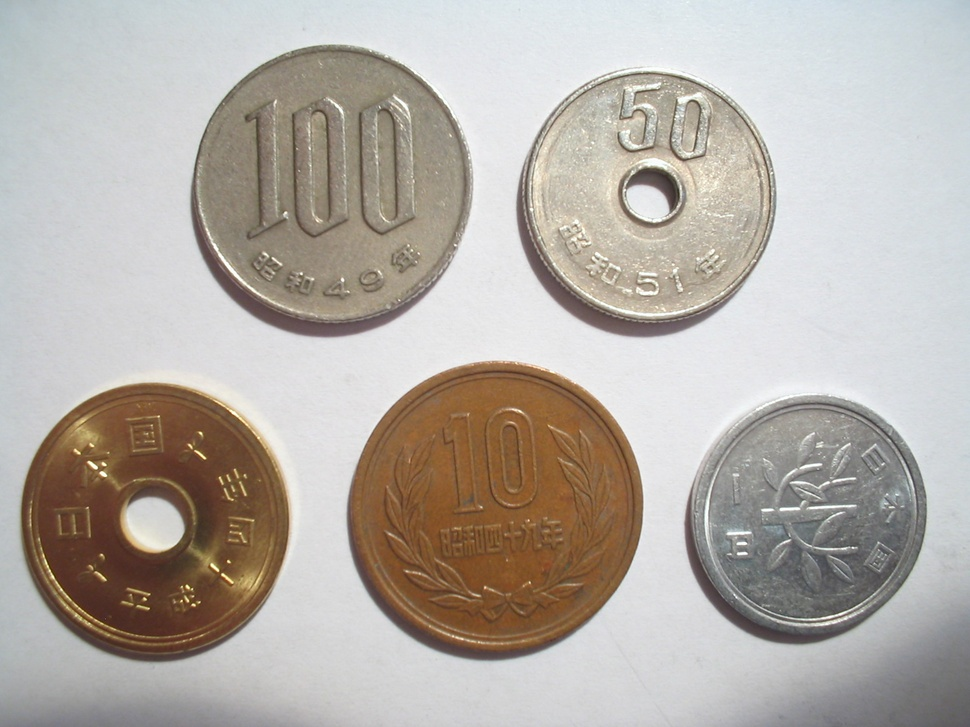
#> input picture coins.jpg, 970 x 727 px, shrunk from 1600 x 1200 before the run
$ python contours.py
#> lines starting #> are read from the running program, lines starting #| are printed output that depends on the picture; after the words box and inside, x2 and y2 are one past the last pixel; in counts of white or black regions, pixels touching at a corner belong together

import numpy as np
import cv2

im = cv2.imread('coins.jpg')
#> im is the input picture: shape (727, 970, 3); mean B, G, R 166.9, 173.8, 180.3
imgray = cv2.cvtColor(im,cv2.COLOR_BGR2GRAY)
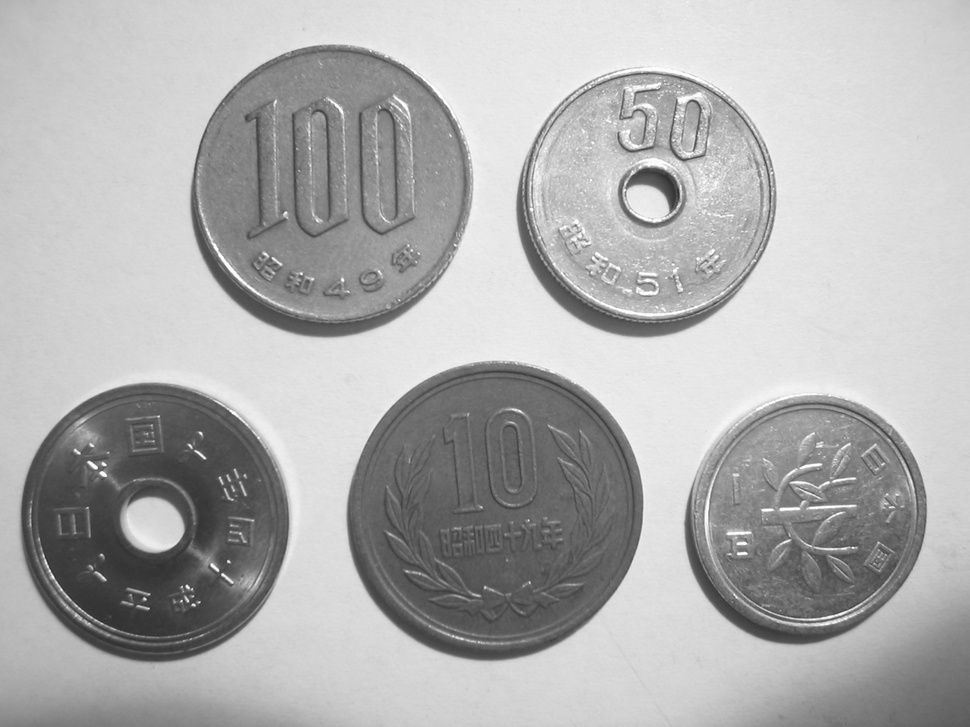
#> imgray: shape (727, 970); min 42, max 255, mean 174.9
ret,thresh = cv2.threshold(imgray,127,255,0)
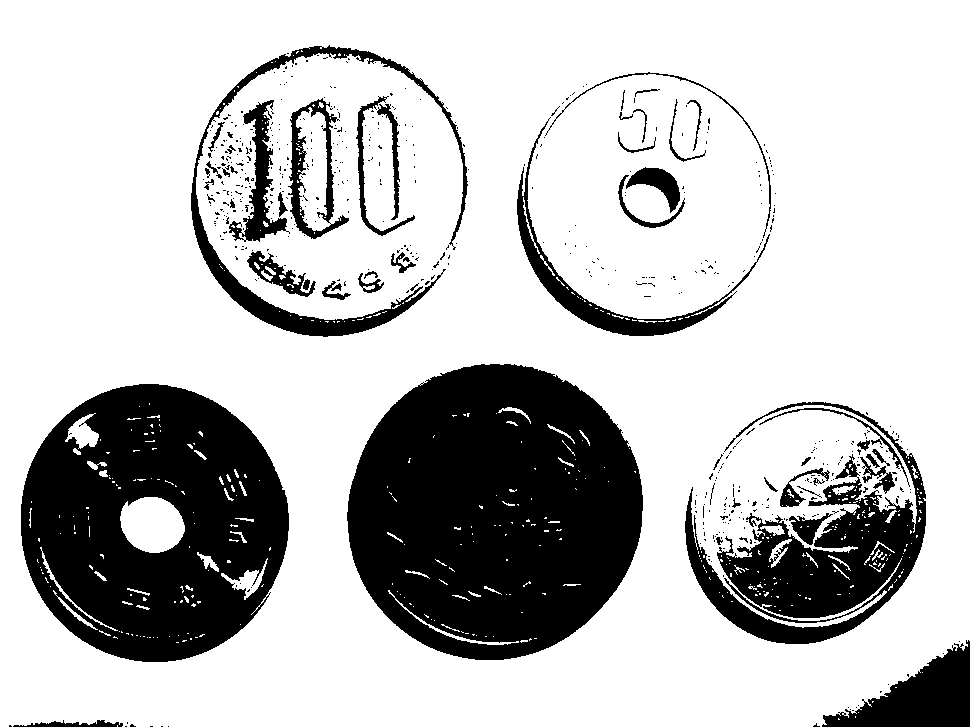
#> thresh: shape (727, 970); 75.3% white; 560 black regions (505 under 20 px)
contours, hierarchy = cv2.findContours(thresh,cv2.RETR_TREE,cv2.CHAIN_APPROX_SIMPLE)
#> contours = 1260 contours, 1151 with area under 20; largest, box (x1, y1, x2, y2) and area: (0, 0, 970, 727) 696666, (346, 363, 644, 661) 68954, (20, 383, 290, 663) 58798, (684, 401, 927, 645) 23314, (190, 44, 469, 338) 8000
img = cv2.drawContours(im, contours, -1, (0,255,0), 3)
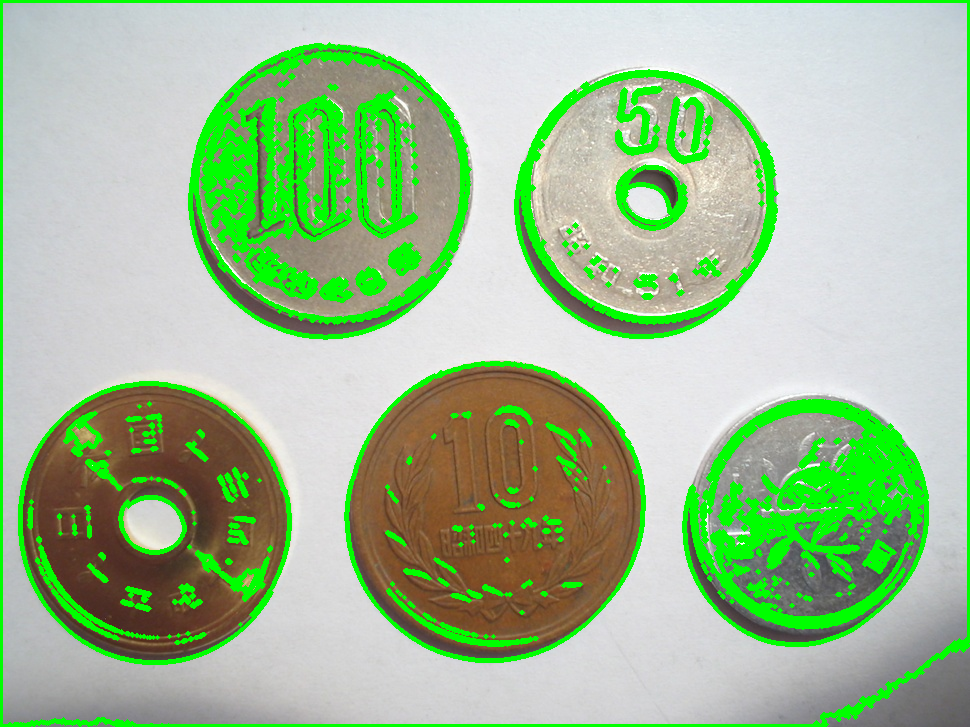
#> img: shape (727, 970, 3); mean B, G, R 148.5, 189.9, 159
cv2.imwrite('save.png', img)
